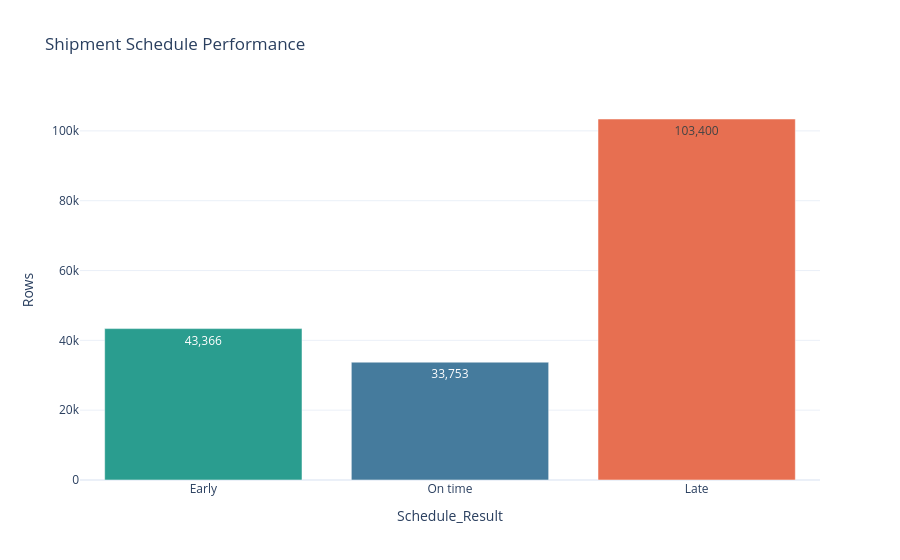

Write notebook code for a chart like this one.
### Markdown cell above
### Delivery performance visualizations

The schedule-result chart communicates the overall scale of early, on-time, and late shipments. The heatmap then shows whether late-shipment rates are concentrated in particular market and shipping-mode combinations.

### Code cell
schedule_summary = (
    delivery_delay['Schedule_Result'].value_counts()
    .rename_axis('Schedule_Result').reset_index(name='Rows')
)
fig = px.bar(
    schedule_summary, x='Schedule_Result', y='Rows', color='Schedule_Result',
    title='Shipment Schedule Performance', text_auto=',',
    category_orders={'Schedule_Result': ['Early', 'On time', 'Late']},
    color_discrete_map={'Early': '#2A9D8F', 'On time': '#457B9D', 'Late': '#E76F51'},
)
fig.update_layout(template='plotly_white', showlegend=False)
fig.show()

### Figure 1 — Plotly figure (JSON) as saved in the notebook; plotly's stock layout.template omitted (floating-point values rounded to 4 significant figures)
{"data": [{"alignmentgroup": "True", "hovertemplate": "Schedule_Result=%{x}<br>Rows=%{y}<extra></extra>", "legendgroup": "Early", "marker": {"color": "#2A9D8F", "pattern": {"shape": ""}}, "name": "Early", "offsetgroup": "Early", "orientation": "v", "showlegend": true, "textposition": "auto", "texttemplate": "%{y:,}", "type": "bar", "x": ["Early"], "xaxis": "x", "y": [43366], "yaxis": "y"}, {"alignmentgroup": "True", "hovertemplate": "Schedule_Result=%{x}<br>Rows=%{y}<extra></extra>", "legendgroup": "On time", "marker": {"color": "#457B9D", "pattern": {"shape": ""}}, "name": "On time", "offsetgroup": "On time", "orientation": "v", "showlegend": true, "textposition": "auto", "texttemplate": "%{y:,}", "type": "bar", "x": ["On time"], "xaxis": "x", "y": [33753], "yaxis": "y"}, {"alignmentgroup": "True", "hovertemplate": "Schedule_Result=%{x}<br>Rows=%{y}<extra></extra>", "legendgroup": "Late", "marker": {"color": "#E76F51", "pattern": {"shape": ""}}, "name": "Late", "offsetgroup": "Late", "orientation": "v", "showlegend": true, "textposition": "auto", "texttemplate": "%{y:,}", "type": "bar", "x": ["Late"], "xaxis": "x", "y": [103400], "yaxis": "y"}], "layout": {"barmode": "relative", "legend": {"title": {"text": "Schedule_Result"}, "tracegroupgap": 0}, "showlegend": false, "title": {"text": "Shipment Schedule Performance"}, "xaxis": {"anchor": "y", "categoryarray": ["Early", "On time", "Late"], "categoryorder": "array", "domain": [0, 1], "title": {"text": "Schedule_Result"}}, "yaxis": {"anchor": "x", "domain": [0, 1], "title": {"text": "Rows"}}}}
